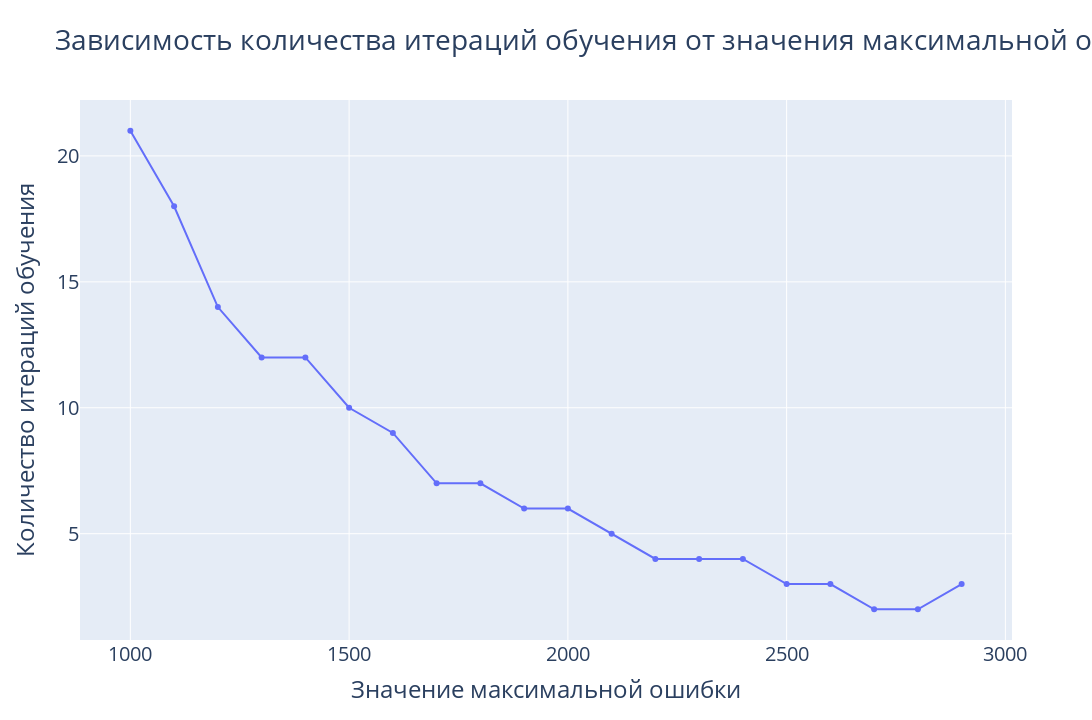

Notebook code for this chart:
### Markdown cell above
## Relationship between max error and epochs

### Code cell
max_errors = list(range(1000, 3000, 100))
epochs_amount: list[int] = []
for err in max_errors:    
    dl = LRNN(n, 50, 0.001)
    dl.train(train, 15000, learn_by_loss=True, max_loss=err)
    epochs_amount.append(dl.epoch)
fig = go.Figure()
fig.add_trace(go.Scatter(x=max_errors, y=epochs_amount, mode='lines+markers'))
fig.update_layout(title='Зависимость количества итераций обучения от значения максимальной ошибки',
                  xaxis_title='Значение максимальной ошибки',
                  yaxis_title='Количество итераций обучения',
                  height=720, width=1280,
                  font=dict(size=20))
fig.show()

### Figure 1 — Plotly figure (JSON) as saved in the notebook; plotly's stock layout.template omitted (floating-point values rounded to 4 significant figures)
{"data": [{"mode": "lines+markers", "type": "scatter", "x": [1000, 1100, 1200, 1300, 1400, 1500, 1600, 1700, 1800, 1900, 2000, 2100, 2200, 2300, 2400, 2500, 2600, 2700, 2800, 2900], "y": [21, 18, 14, 12, 12, 10, 9, 7, 7, 6, 6, 5, 4, 4, 4, 3, 3, 2, 2, 3]}], "layout": {"font": {"size": 20}, "height": 720, "title": {"text": "Зависимость количества итераций обучения от значения максимальной ошибки"}, "width": 1280, "xaxis": {"title": {"text": "Значение максимальной ошибки"}}, "yaxis": {"title": {"text": "Количество итераций обучения"}}}}
